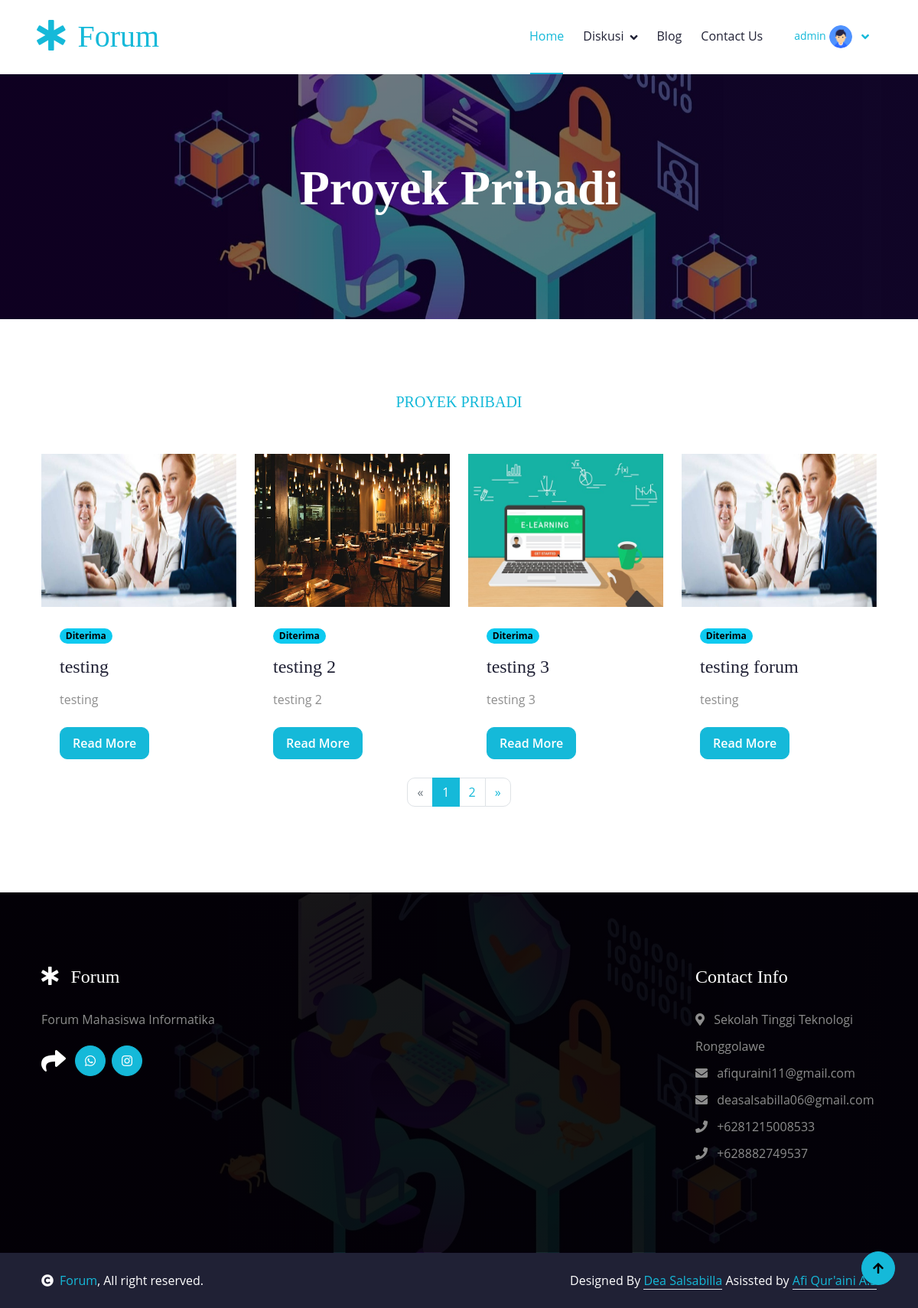
The app's page /myprojects/proyek-pribadi/ (signed in) with its own data.
### forum/models.py (models this page shows, shortened)
class Proyek(models.Model):
    KATEGORI_CHOICES = [
        ('lomba', 'Lomba'),
        ('pengabdian', 'Pengabdian'),
        ('individu', 'Individu'),
    ]
    STATUS_CHOICES = [
        ('diterima', 'Diterima'),
        ('direview', 'Direview'),
        ('ditolak', 'Ditolak'),
    ]
    id = models.AutoField(primary_key=True)
    user = models.ForeignKey(User, on_delete=models.CASCADE, null=True, blank=True)
    sampul = models.ImageField(upload_to='sampul_proyek/')
    judul = models.CharField(max_length=255)
    deskripsi = models.TextField()
    syarat = models.TextField()
    kategori_proyek = models.CharField(max_length=10, choices=KATEGORI_CHOICES)
    status = models.CharField(max_length=10, choices=STATUS_CHOICES)
    created_at = models.DateTimeField(default=timezone.now)
    class Meta:
        verbose_name_plural = "Proyek"

### forum/views.py (the view)
# urls.py: path('myprojects/proyek-pribadi/',views.proyek_pribadi, name='proyek-pribadi'),
@login_required
def proyek_pribadi(request):
    user_projects = Proyek.objects.filter(user=request.user)
    paginator = Paginator(user_projects, 4)  # Show 4 projects per page
    page_number = request.GET.get('page')
    page_obj = paginator.get_page(page_number)
    return render(request, 'proyek-pribadi.html', {'page_obj': page_obj})

### forum/templates/proyek-pribadi.html (shortened to what this page needs)
<!DOCTYPE html>
<html lang="en">
  <head>
    <link rel="stylesheet" href="https://use.fontawesome.com/releases/v5.15.4/css/all.css" />
    <link href="https://cdn.jsdelivr.net/npm/bootstrap-icons@1.4.1/font/bootstrap-icons.css" rel="stylesheet" />
    {% load static %}
    <link href="{% static 'lib/owlcarousel/assets/owl.carousel.min.css' %}" rel="stylesheet" />
    <link href="{% static 'lib/lightbox/css/lightbox.min.css' %}" rel="stylesheet" />
    <link href="https://cdn.jsdelivr.net/npm/bootstrap@5.3.3/dist/css/bootstrap.min.css" rel="stylesheet" />
    <link href="{% static 'css/bootstrap.min.css' %}" rel="stylesheet" />
    <link href="{% static 'css/styles.css' %}" rel="stylesheet" />
  </head>
  <body>
    {% include 'partials/navbar.html' %}
    <div class="container-fluid bg-breadcrumb">
      <div class="container text-center py-5" style="max-width: 900px;">
        <h3 class="text-white display-3 mb-4">Proyek Pribadi</h3>
      </div>
    </div>
    <div class="container-fluid causes py-5">
      <div class="container py-5">
        <div class="text-center mx-auto pb-5" style="max-width: 800px;">
          <h5 class="text-uppercase text-primary">Proyek Pribadi</h5>
        </div>
        <div class="row g-4">
          {% for proyek in page_obj %}
              <div class="col-lg-6 col-xl-3">
                  <div class="causes-item">
                      <div class="causes-img">
                          <img src="{{ proyek.sampul.url }}" alt="{{ proyek.judul }}" class="img-fluid" style="height: 200px;"/>
                      </div>
                      <div class="causes-content p-4">
                          <span class="mb-3 badge text-bg-info">{{ proyek.get_status_display }}</span>
                          <h4 class="mb-3">{{ proyek.judul }}</h4>
                          <p class="mb-4">{{ proyek.deskripsi }}</p>
                          <a class="btn-hover-bg btn btn-primary text-white py-2 px-3" href="{% url 'proyek-pribadi-detail' proyek.id %}">Read More</a>
                      </div>
                  </div>
              </div>
          {% endfor %}
      </div>
      <nav aria-label="Page navigation example">
          <ul class="pagination justify-content-center">
              {% if page_obj.has_previous %}
                  <li class="page-item">
                      <a class="page-link" href="?page={{ page_obj.previous_page_number }}" aria-label="Previous">
                          <span aria-hidden="true">&laquo;</span>
                      </a>
                  </li>
              {% else %}
                  <li class="page-item disabled">
                      <a class="page-link" aria-label="Previous">
                          <span aria-hidden="true">&laquo;</span>
                      </a>
                  </li>
              {% endif %}
              {% for num in page_obj.paginator.page_range %}
                  {% if page_obj.number == num %}
                      <li class="page-item active">
                          <a class="page-link">{{ num }}</a>
                      </li>
                  {% else %}
                      <li class="page-item">
                          <a class="page-link" href="?page={{ num }}">{{ num }}</a>
                      </li>
                  {% endif %}
              {% endfor %}
              {% if page_obj.has_next %}
                  <li class="page-item">
                      <a class="page-link" href="?page={{ page_obj.next_page_number }}" aria-label="Next">
                          <span aria-hidden="true">&raquo;</span>
                      </a>
                  </li>
              {% else %}
                  <li class="page-item disabled">
                      <a class="page-link" aria-label="Next">
                          <span aria-hidden="true">&raquo;</span>
                      </a>
                  </li>
              {% endif %}
          </ul>
      </nav>
    </div>
    </div>
    {% include 'partials/footer.html' %}
    <a href="#" class="btn btn-primary btn-primary-outline-0 btn-md-square back-to-top"><i class="fa fa-arrow-up"></i></a>
  </body>
</html>

### forum/templates/partials/navbar.html (shortened to what this page needs)
<nav class="navbar navbar-expand-lg navbar-light bg-white px-4 px-lg-5 py-3 py-lg-0">
  <a href="index.html" class="navbar-brand p-0">
    <h1 class="text-primary m-0"><i class="fas fa-star-of-life me-3"></i>Forum</h1>
  </a>
  <div class="collapse navbar-collapse" id="navbarCollapse">
    <div class="navbar-nav ms-auto py-0">
      <a href="{% url 'home' %}" class="nav-item nav-link active">Home</a>
      <div class="nav-item dropdown">
        <a href="#" class="nav-link dropdown-toggle" data-bs-toggle="dropdown">Diskusi</a>
      </div>
      <a href="https://www.sttrcepu.ac.id/informatikas1/home" target="_blank" class="nav-item nav-link">Blog</a>
      <a href="{% url 'contact' %}" class="nav-item nav-link">Contact Us</a>
    </div>
    {% load static %} {% if user.is_authenticated %}
      <div class="nav-item dropdown">
        <a class="nav-link dropdown-toggle" href="#" id="userDropdown" role="button" data-bs-toggle="dropdown" aria-haspopup="true" aria-expanded="false">
          <span class="mr-2 d-none d-lg-inline text-gray-600 small">{{ user.username }}</span>
          <img class="img-profile rounded-circle img-fluid" src="{% static 'img/user.png' %}" alt="User Profile" style="max-width: 30px" />
        </a>
      </div>
    {% else %}
      <a href="{% url 'login' %}" class="btn btn-primary rounded-pill text-white py-2 px-4 flex-wrap flex-sm-shrink-0">Login</a>
    {% endif %}
  </div>
</nav>

### forum/static/css/styles.css (style rules this page uses)
.back-to-top { position: fixed; right: 30px; bottom: 30px; display: flex; width: 45px; height: 45px; align-items: center; justify-content: center; transition: 0.5s; z-index: 99; }
.btn { font-weight: 600; transition: 0.5s; }
.btn-md-square { width: 44px; height: 44px; }
.btn-square, .btn-sm-square, .btn-md-square, .btn-lg-square { padding: 0; display: flex; align-items: center; justify-content: center; font-weight: normal; border-radius: 50%; }
.btn.btn-primary { box-shadow: inset 0 0 0 0 var(--bs-primary); }
.navbar-light .navbar-nav .nav-link { font-family: "Open Sans", sans-serif; position: relative; margin-right: 25px; padding: 35px 0; color: var(--bs-dark) !important; font-size: 16px; font-weight: 400; outline: none; transition: 0.5s; }
.navbar-light .navbar-nav .nav-link:hover, .navbar-light .navbar-nav .nav-link.active { color: var(--bs-primary) !important; }
.navbar .dropdown-toggle::after { border: none; content: "\f107"; font-family: "Font Awesome 5 Free"; font-weight: 600; vertical-align: middle; margin-left: 8px; }
@media (min-width: 992px) { .navbar-light { position: absolute; width: 100%; top: 0; left: 0; border-bottom: 1px solid rgba(255, 255, 255, 0.1); z-index: 999; } }
@media (min-width: 992px) { .navbar-light .navbar-nav .nav-link::before { position: absolute; content: ""; width: 0; height: 2px; bottom: -1px; left: 50%; background: var(--bs-primary); transition: 0.5s; } }
@media (min-width: 992px) { .navbar-light .navbar-nav .nav-link:hover::before, .navbar-light .navbar-nav .nav-link.active::before { width: calc(100% - 2px); left: 1px; } }
.bg-breadcrumb { background: linear-gradient(rgba(0, 0, 0, 0.5), rgba(0, 0, 0, 0.5)), url(../img/mypost.jpg); background-position: center center; background-repeat: no-repeat; background-size: cover; padding: 160px 0 60px 0; }

### records on screen
Proyek: sampul (picture), status "Diterima", judul "testing", deskripsi "testing"
Proyek: sampul (picture), status "Diterima", judul "testing 2", deskripsi "testing 2"
Proyek: sampul (picture), status "Diterima", judul "testing 3", deskripsi "testing 3"
Proyek: sampul (picture), status "Diterima", judul "testing forum", deskripsi "testing"

### other values on screen
{{ user.username }} "admin"
{{ num }} "1"
{{ num }} "2"
